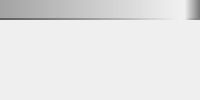
<?xml version="1.0" encoding="UTF-8"?>
<ui version="4.0">
 <class>snapshotItem</class>
 <widget class="QWidget" name="snapshotItem">
  <property name="windowTitle">
   <string notr="true"/>
  </property>
  <property name="styleSheet">
   <string notr="true">QLabel {
    border: 0px;
    background: background: qlineargradient(spread:pad, x1:0, y1:0, x2:1, y2:0, stop:0 rgba(0, 0, 0, 0), stop:1 rgba(255, 255, 255, 40));
	padding: 3px;
}</string>
  </property>
  <layout class="QGridLayout" name="versionedLayout" rowstretch="0,1" columnstretch="0,1,0,0">
   <property name="margin">
    <number>0</number>
   </property>
   <property name="spacing">
    <number>0</number>
   </property>
   <item row="0" column="3">
    <widget class="QLabel" name="sizeLabel">
     <property name="minimumSize">
      <size>
       <width>0</width>
       <height>20</height>
      </size>
     </property>
     <property name="maximumSize">
      <size>
       <width>16777215</width>
       <height>20</height>
      </size>
     </property>
     <property name="toolTip">
      <string notr="true"/>
     </property>
     <property name="styleSheet">
      <string notr="true">QLabel {
	background: qlineargradient(spread:pad, x1:0, y1:0, x2:1, y2:0, stop:0 rgba(255, 255, 255, 0), stop:1 rgba(64, 64, 64, 175));
    border-bottom: 2px solid qlineargradient(spread:pad, x1:0, y1:0, x2:1, y2:0, stop:0 rgba(255, 255, 255, 0), stop:1 rgba(128, 128, 128, 175));
	padding: 0px;
}</string>
     </property>
     <property name="textFormat">
      <enum>Qt::PlainText</enum>
     </property>
     <property name="alignment">
      <set>Qt::AlignRight|Qt::AlignTrailing|Qt::AlignVCenter</set>
     </property>
     <property name="margin">
      <number>2</number>
     </property>
    </widget>
   </item>
   <item row="1" column="0">
    <widget class="QLabel" name="authorLabel">
     <property name="minimumSize">
      <size>
       <width>0</width>
       <height>25</height>
      </size>
     </property>
     <property name="textFormat">
      <enum>Qt::PlainText</enum>
     </property>
     <property name="alignment">
      <set>Qt::AlignLeading|Qt::AlignLeft|Qt::AlignTop</set>
     </property>
     <property name="margin">
      <number>2</number>
     </property>
    </widget>
   </item>
   <item row="1" column="1">
    <widget class="QLabel" name="commentLabel">
     <property name="minimumSize">
      <size>
       <width>0</width>
       <height>25</height>
      </size>
     </property>
     <property name="textFormat">
      <enum>Qt::PlainText</enum>
     </property>
     <property name="alignment">
      <set>Qt::AlignLeading|Qt::AlignLeft|Qt::AlignTop</set>
     </property>
     <property name="wordWrap">
      <bool>true</bool>
     </property>
     <property name="margin">
      <number>2</number>
     </property>
    </widget>
   </item>
   <item row="1" column="3">
    <widget class="QLabel" name="dateLabel">
     <property name="minimumSize">
      <size>
       <width>0</width>
       <height>25</height>
      </size>
     </property>
     <property name="accessibleDescription">
      <string notr="true"/>
     </property>
     <property name="styleSheet">
      <string notr="true">QLabel {
	padding: 4px;
}</string>
     </property>
     <property name="textFormat">
      <enum>Qt::PlainText</enum>
     </property>
     <property name="alignment">
      <set>Qt::AlignBottom|Qt::AlignRight|Qt::AlignTrailing</set>
     </property>
    </widget>
   </item>
   <item row="0" column="0" colspan="2">
    <widget class="QLabel" name="fileNameLabel">
     <property name="minimumSize">
      <size>
       <width>0</width>
       <height>20</height>
      </size>
     </property>
     <property name="maximumSize">
      <size>
       <width>16777215</width>
       <height>20</height>
      </size>
     </property>
     <property name="styleSheet">
      <string notr="true">QLabel {
	background: qlineargradient(spread:pad, x1:0, y1:0, x2:1, y2:0, stop:0 rgba(128, 128, 128, 175), stop:1 rgba(64, 64,64, 0));
    border-bottom: 2px solid qlineargradient(spread:pad, x1:0, y1:0, x2:1, y2:0, stop:0 rgba(64, 64, 64, 175), stop:1 rgba(255, 255,255, 0));
	padding: 0px;
}</string>
     </property>
     <property name="textFormat">
      <enum>Qt::PlainText</enum>
     </property>
    </widget>
   </item>
   <item row="0" column="2">
    <widget class="QLabel" name="verRevLabel">
     <property name="minimumSize">
      <size>
       <width>0</width>
       <height>20</height>
      </size>
     </property>
     <property name="maximumSize">
      <size>
       <width>16777215</width>
       <height>20</height>
      </size>
     </property>
     <property name="textFormat">
      <enum>Qt::RichText</enum>
     </property>
    </widget>
   </item>
  </layout>
 </widget>
 <resources/>
 <connections/>
</ui>
